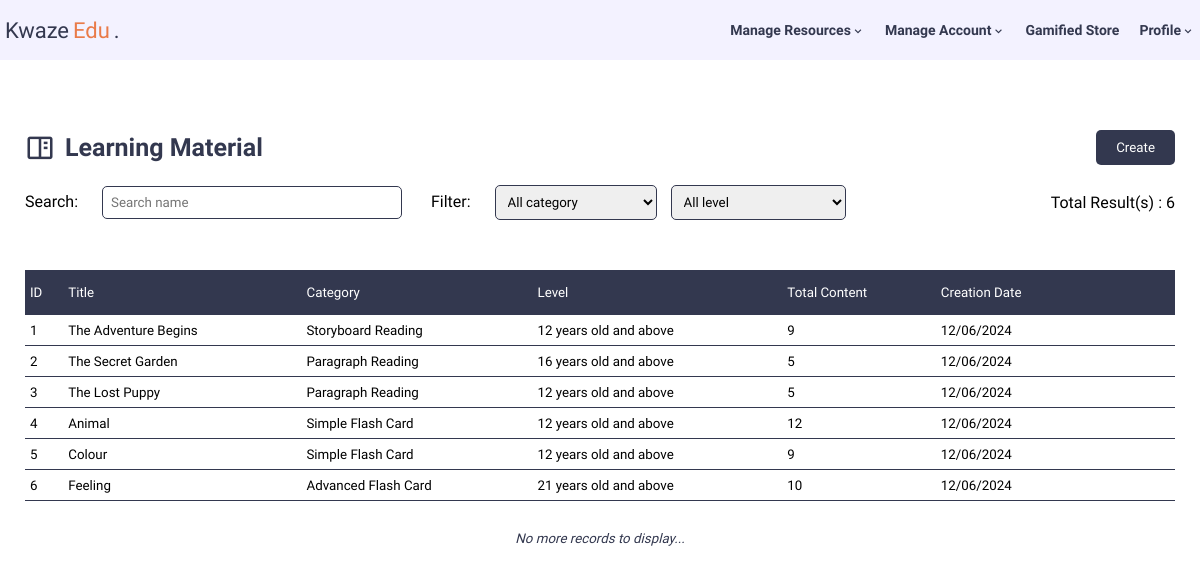
The page /php/a_mat_view.php (signed in) on the database its author committed.
### tables this page shows
CREATE TABLE `learn_mat` (
  `mat_id` int(100) NOT NULL,
  `title` varchar(50) NOT NULL,
  `category` varchar(50) NOT NULL,
  `level` varchar(50) NOT NULL,
  `date_created` timestamp(6) NOT NULL DEFAULT current_timestamp(6),
  `last_updated` timestamp(6) NOT NULL DEFAULT current_timestamp(6),
  `admin_id` int(11) NOT NULL
);

### php/a_mat_view.php (the view, shortened to what this page needs)
<?php
if (isset($_SESSION["user_id"]) && ($_SESSION["role"] == "admin" || $_SESSION["role"] == "manager")) {
    ?>
<!DOCTYPE html>
<html lang="en">
<head>
    <link href="https://unpkg.com/boxicons@2.1.4/css/boxicons.min.css" rel="stylesheet" />
    <link rel="stylesheet" href="../css/a_view.css" />
</head>
<body>
    <?php include 'nav_Admin.php'; ?>
    <div class="uni-wrapper">
        <div class="container flex-col">
            <div class="content-container">
                <div class="title-row">
                    <span><i class="bx bx-book-content"></i>Learning Material</span>
                    <button class="create-btn">Create</button>
                </div>
                <div class="search">
                    <div class="search-bar">
                        <span class="search-bar-text">Search:</span>
                        <input type="text" placeholder="Search name" id="searchName" />
                        <span class="search-bar-text">Filter:</span>
                        <select class="cat-filter" name="category" id="category">
                            <option value="all">All category</option>
                        </select>
                        <select class="lvl-filter" name="level" id="level">
                            <option value="all">All level</option>
                        </select>
                    </div>
                    <?php
                        include "db_conn.php";
                        $mat_query = "SELECT COUNT(*) FROM `learn_mat`";
                        $mat_total = mysqli_query($connection, $mat_query);
                        $mat_row = mysqli_fetch_array($mat_total);
                        $total_mat = $mat_row[0];
                        ?>
                    <div class="search-result">
                        <span id="resultCount">Total Result(s) : <?php echo $total_mat; ?></span>
                    </div>
                </div>
                <div class="table-data">
                    <table>
                        <thead>
                            <tr>
                                <th>ID</th>
                                <th>Title</th>
                                <th>Category</th>
                                <th>Level</th>
                                <th>Total Content</th>
                                <th>Creation Date</th>
                                <th></th>
                            </tr>
                        </thead>
                        <tbody id="matTableBody">
                            <?php
                                include "db_conn.php";
                                if ($_SESSION["role"] == "manager") {
                                    $query = "SELECT * FROM `learn_mat`";
                                } else {
                                    $query = "SELECT * FROM `learn_mat` WHERE `admin_id` = {$_SESSION['user_id']}";
                                }
                                $results = mysqli_query($connection, $query);
                                if (mysqli_num_rows($results) > 0){
                                    while ($row = mysqli_fetch_assoc($results)) {
                                        $timestamp = $row['date_created'];
                                        $date_created = date('d/m/Y', strtotime($timestamp));
                                        ?>
                            <tr>
                                <td><?php echo $row['mat_id'] ?></td>
                                <td><?php echo $row['title'] ?></td>
                                <td><?php echo $row['category'] ?></td>
                                <td><?php echo $row['level'] ?></td>
                                <?php
                                    $query_count = "SELECT COUNT(*) AS content_count FROM `mat_content` WHERE `mat_id` = {$row['mat_id']}";
                                    $count_result = mysqli_query($connection, $query_count);
                                    $count_data = mysqli_fetch_assoc($count_result);
                                    $count = $count_data['content_count'];
                                ?>
                                <td><?php echo $count ?></td>
                                <td><?php echo $date_created ?></td>
                                <td>
                                </td>
                            </tr>
                            <?php
                                    }
                                }
                                ?>
                        </tbody>
                    </table>
                    <div class="end-data">
                        <span>No more records to display...</span>
                    </div>
                </div>
            </div>
        </div>
    </div>
</body>
</html>
<?php
} else if (isset($_SESSION["user_id"]) && ($_SESSION["role"] == "user")){
    header ('Location: ../php/c_Dashboard.php');
    exit();
} else {
    header ('Location: ../php/login.php');
    exit();
}
?>

### css/a_view.css (style rules this page uses)
* { margin: 0; padding: 0; box-sizing: border-box; font-family: "Chivo", sans-serif; }
.container { width: 1190px; margin: 0 auto; }
.flex-col { display: flex; flex-direction: column; }
.content-container { padding: 20px; }
.title-row { margin-top: 50px; display: flex; justify-content: space-between; }
.title-row span { font-size: 25px; color: #33384f; font-weight: bold; display: flex; align-items: center; }
.title-row span i { margin-right: 10px; font-size: 30px; color: #33384f; }
.title-row button { background-color: #33384f; color: white; padding: 10px 20px; border: none; border-radius: 5px; cursor: pointer; }
.search { display: flex; justify-content: space-between; align-items: center; margin-top: 20px; }
.search input { width: 300px; padding: 8px; border: 1px solid #33384f; border-radius: 5px; margin-right: 25px; }
.search select { padding: 8px; border: 1px solid #33384f; border-radius: 5px; margin-right: 10px; }
.search-bar-text { margin-right: 20px; }
.table-data { margin-top: 50px; }
.table-data table { width: 100%; border-collapse: collapse; font-size: smaller; }
.table-data table thead { background-color: #33384f; color: white; position: sticky; top: 60px; }
.table-data table thead th { padding: 15px 5px; font-weight: 500; text-align: left; }
.table-data table thead th:last-child, .table-data table tbody td:last-child { text-align: center; }
.table-data table tbody tr { border-bottom: 1px solid #33384f; transition: all 0.2s; }
.table-data table tbody tr td { padding: 5px; }
.end-data { display: flex; justify-content: center; margin-top: 30px; margin-bottom: 30px; }
.end-data span { font-size: smaller; color: #33384f; font-style: italic; }

### php/nav_Admin.php (style rules this page uses)
* { margin: 0; padding: 0; box-sizing: border-box; font-family: "Chivo", sans-serif; }
html { scroll-behavior: smooth; }
.container { width: 1190px; margin: 0 auto; }

### rows shown on the page
learn_mat: mat_id "1", title "The Adventure Begins", category "Storyboard Reading", level "12 years old and above", count "9", date_created "12/06/2024"
learn_mat: mat_id "2", title "The Secret Garden", category "Paragraph Reading", level "16 years old and above", count "5", date_created "12/06/2024"
learn_mat: mat_id "3", title "The Lost Puppy", category "Paragraph Reading", level "12 years old and above", count "5", date_created "12/06/2024"
learn_mat: mat_id "4", title "Animal", category "Simple Flash Card", level "12 years old and above", count "12", date_created "12/06/2024"
learn_mat: mat_id "5", title "Colour", category "Simple Flash Card", level "12 years old and above", count "9", date_created "12/06/2024"
learn_mat: mat_id "6", title "Feeling", category "Advanced Flash Card", level "21 years old and above", count "10", date_created "12/06/2024"

### other values the page prints
$total_mat "6"
